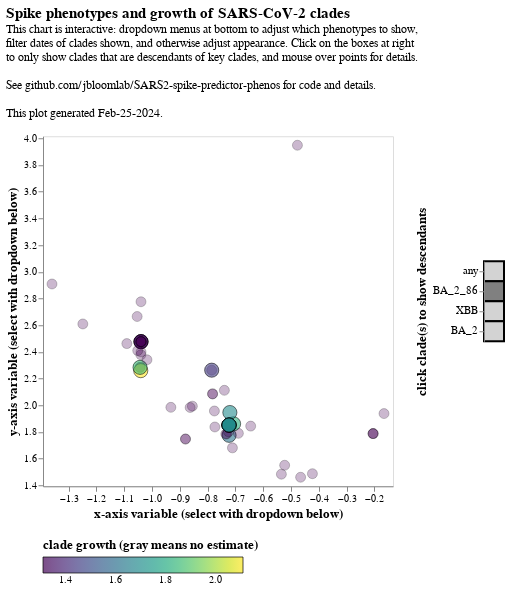

The cell this chart's notebook holds for it:
### Markdown cell above
Now make the interactive chart:

### Code cell
# https://stackoverflow.com/questions/70937066/make-dropdown-selection-responsive-for-y-axis-altair-python
xaxis_param = alt.param(
    value=pheno_cols[0],
    bind=alt.binding_select(
        options=pheno_cols,
        name="x-axis variable",
    ),
)
yaxis_param = alt.param(
    value=pheno_cols[1],
    bind=alt.binding_select(
        options=pheno_cols,
        name="y-axis variable",
    ),
)

no_growth_point_size = alt.param(
    value=50,
    bind=alt.binding_range(
        min=0,
        max=100,
        name="size of points for clades without growth estimate",
    ),
)

earliest_date = alt.param(
    # initial value shows clades designated in last 1.5 year
    value=round(dt_to_dec(pd.to_datetime(datetime.date.today())), 2) - 1.5,
    bind=alt.binding_range(
        min=round(clade_phenos_alt_df["date"].min(), 2) - 0.01,
        max=round(clade_phenos_alt_df["date"].max(), 2) + 0.01,
        name="only show clades designated after this date",
    ),
)

# make chart to select descendants
classify_descendant_cols = ["descendant of any"] + [
    col for col in clade_phenos_alt_df.columns if col.startswith("descendant of")
]
assert len(classify_descendant_cols) == len(config["classify_descendants_of"]) + 1

select_descendants_of = alt.selection_point(
    fields=["descendant_of"],
    value=classify_descendant_cols[1],
    toggle="true",
)

descendants_of_chart = (
    alt.Chart(pd.DataFrame({"descendant_of": classify_descendant_cols}))
    .add_params(select_descendants_of)
    .encode(
        alt.Y(
            "descendant_of",
            sort=classify_descendant_cols,
            axis=alt.Axis(labelExpr="split(datum.label, ' ')[2]", labelFontSize=11),
            title="click clade(s) to show descendants",
        ),
        fill=alt.condition(select_descendants_of, alt.value("gray"), alt.value("lightgray")),
    )
    .mark_rect(stroke="black", strokeWidth=2)
)

select_clade = alt.selection_point(on="mouseover", fields=["clade"], empty=False)

scatter_chart = (
    alt.Chart(clade_phenos_alt_df.assign(**{"descendant of any": True}))
    .add_params(xaxis_param, yaxis_param, earliest_date, no_growth_point_size, select_clade)
    .transform_filter(alt.expr.isValid(alt.datum["clade growth"]) | (no_growth_point_size > 0))
    .transform_filter(alt.datum["date"] >= earliest_date)
    .transform_fold(classify_descendant_cols, ["descendant_of", "is_descendant"])
    .transform_filter(select_descendants_of)
    .transform_aggregate(
        is_descendant="sum(is_descendant)",
        groupby=[c for c in clade_phenos_alt_df.columns if c not in classify_descendant_cols],
    )
    .transform_filter(alt.datum["is_descendant"] > 0)
    .transform_calculate(
        x=f"datum[{xaxis_param.name}]",
        y=f"datum[{yaxis_param.name}]",
        point_size=alt.expr.if_(
            alt.expr.isValid(alt.datum["clade growth"]),
            100,
            no_growth_point_size,
        ),
    )
    .encode(
        alt.X(
            "x:Q",
            title="x-axis variable (select with dropdown below)",
            scale=alt.Scale(nice=False, zero=False, padding=9),
        ),
        alt.Y(
            "y:Q",
            title="y-axis variable (select with dropdown below)",
            scale=alt.Scale(nice=False, zero=False, padding=9),
        ),
        # show clades with / without growth estimates differently:
        # https://stackoverflow.com/a/73063556
        fill=alt.condition(
            alt.expr.isValid(alt.datum["clade growth"]),
            alt.Fill(
                "clade growth:Q",
                scale=alt.Scale(scheme="viridis"),
                title="clade growth (gray means no estimate)",
                legend=alt.Legend(
                    orient="bottom",
                    titleLimit=500,
                    titleFontSize=13,
                    gradientStrokeColor="black",
                    gradientStrokeWidth=1,
                ),
            ),
            alt.value("gray"),
        ),
        size=alt.Size("point_size:Q", legend=None, scale=alt.Scale(range=[0, 200])),
        fillOpacity=alt.Opacity("point_size:Q", legend=None, scale=alt.Scale(range=[0.4, 0.85])),
        strokeOpacity=alt.condition(
            select_clade,
            alt.value(1),
            alt.Opacity("point_size:Q", legend=None, scale=alt.Scale(range=[0.4, 1])),
        ),
        stroke=alt.condition(select_clade, alt.value("red"), alt.value("black")),
        strokeWidth=alt.condition(select_clade, alt.value(2), alt.value(0.75)),
        tooltip=[
            "clade",
            alt.Tooltip("date", format=".2f"),
            "clade growth HDI 95",
        ],
    )
    .mark_circle(size=50, invalid=None)
    .interactive()
    .properties(width=350, height=350)
)

chart = (
    alt.hconcat(scatter_chart, descendants_of_chart, center=True)
    .configure_axis(grid=False, titleFontSize=13)
    .properties(
        title=alt.TitleParams(
            "Spike phenotypes and growth of SARS-CoV-2 clades",
            subtitle=[
                "This chart is interactive: dropdown menus at bottom to adjust which phenotypes to show,",
                "filter dates of clades shown, and otherwise adjust appearance. Click on the boxes at right",
                "to only show clades that are descendants of key clades, and mouse over points for details.",
                "",
                "See github.com/jbloomlab/SARS2-spike-predictor-phenos for code and details.",
                "",
                f"This plot generated {datetime.date.today().strftime('%b-%d-%Y')}.",
            ],
            fontSize=15,
            dy=-10
        )
    )
)

chart

### Figure 1 — Vega-Lite specification as saved in the notebook (floating-point values rounded to 4 significant figures; data arrays with more than 128 entries replaced by an {"elided": "..."} marker saying what was removed)
{"config": {"view": {"continuousWidth": 300, "continuousHeight": 300}, "axis": {"grid": false, "titleFontSize": 13}}, "hconcat": [{"data": {"name": "data-d604442cd6d29db02b0e710645397828"}, "mark": {"type": "circle", "invalid": null, "size": 50}, "encoding": {"fill": {"condition": {"test": "isValid(datum['clade growth'])", "field": "clade growth", "legend": {"gradientStrokeColor": "black", "gradientStrokeWidth": 1, "orient": "bottom", "titleFontSize": 13, "titleLimit": 500}, "scale": {"scheme": "viridis"}, "title": "clade growth (gray means no estimate)", "type": "quantitative"}, "value": "gray"}, "fillOpacity": {"field": "point_size", "legend": null, "scale": {"range": [0.4, 0.85]}, "type": "quantitative"}, "size": {"field": "point_size", "legend": null, "scale": {"range": [0, 200]}, "type": "quantitative"}, "stroke": {"condition": {"param": "param_6", "value": "red", "empty": false}, "value": "black"}, "strokeOpacity": {"condition": {"param": "param_6", "empty": false, "value": 1}, "field": "point_size", "legend": null, "scale": {"range": [0.4, 1]}, "type": "quantitative"}, "strokeWidth": {"condition": {"param": "param_6", "value": 2, "empty": false}, "value": 0.75}, "tooltip": [{"field": "clade", "type": "nominal"}, {"field": "date", "format": ".2f", "type": "quantitative"}, {"field": "clade growth HDI 95", "type": "nominal"}], "x": {"field": "x", "scale": {"nice": false, "padding": 9, "zero": false}, "title": "x-axis variable (select with dropdown below)", "type": "quantitative"}, "y": {"field": "y", "scale": {"nice": false, "padding": 9, "zero": false}, "title": "y-axis variable (select with dropdown below)", "type": "quantitative"}}, "height": 350, "name": "view_1", "transform": [{"filter": "(isValid(datum['clade growth']) || (param_3 > 0))"}, {"filter": "(datum['date'] >= param_4)"}, {"fold": ["descendant of any", "descendant of BA_2_86", "descendant of XBB", "descendant of BA_2"], "as": ["descendant_of", "is_descendant"]}, {"filter": {"param": "param_5"}}, {"aggregate": [{"op": "sum", "field": "is_descendant", "as": "is_descendant"}], "groupby": ["clade", "date", "parent", "clade growth", "clade growth HDI 95", "spike pseudovirus DMS human sera escape relative to XBB_1_5", "spike pseudovirus DMS ACE2 binding relative to XBB_1_5", "spike pseudovirus DMS spike mediated entry relative to XBB_1_5", "RBD yeast-display DMS ACE2 affinity relative to XBB_1_5", "RBD yeast-display DMS RBD expression relative to XBB_1_5", "RBD yeast-display DMS escape relative to XBB_1_5", "EVEscape relative to XBB_1_5", "Hamming distance relative to XBB_1_5"]}, {"filter": "(datum['is_descendant'] > 0)"}, {"calculate": "datum[param_1]", "as": "x"}, {"calculate": "datum[param_2]", "as": "y"}, {"calculate": "if(isValid(datum['clade growth']),100,param_3)", "as": "point_size"}], "width": 350}, {"data": {"name": "data-12824bde6bd1d19dcf3062067bd4ab83"}, "mark": {"type": "rect", "stroke": "black", "strokeWidth": 2}, "encoding": {"fill": {"condition": {"param": "param_5", "value": "gray"}, "value": "lightgray"}, "y": {"axis": {"labelExpr": "split(datum.label, ' ')[2]", "labelFontSize": 11}, "field": "descendant_of", "sort": ["descendant of any", "descendant of BA_2_86", "descendant of XBB", "descendant of BA_2"], "title": "click clade(s) to show descendants", "type": "nominal"}}, "name": "view_2"}], "center": true, "params": [{"name": "param_1", "bind": {"input": "select", "options": ["spike pseudovirus DMS human sera escape relative to XBB_1_5", "spike pseudovirus DMS ACE2 binding relative to XBB_1_5", "spike pseudovirus DMS spike mediated entry relative to XBB_1_5", "RBD yeast-display DMS ACE2 affinity relative to XBB_1_5", "RBD yeast-display DMS RBD expression relative to XBB_1_5", "RBD yeast-display DMS escape relative to XBB_1_5", "EVEscape relative to XBB_1_5", "Hamming distance relative to XBB_1_5"], "name": "x-axis variable"}, "value": "spike pseudovirus DMS human sera escape relative to XBB_1_5"}, {"name": "param_2", "bind": {"input": "select", "options": ["spike pseudovirus DMS human sera escape relative to XBB_1_5", "spike pseudovirus DMS ACE2 binding relative to XBB_1_5", "spike pseudovirus DMS spike mediated entry relative to XBB_1_5", "RBD yeast-display DMS ACE2 affinity relative to XBB_1_5", "RBD yeast-display DMS RBD expression relative to XBB_1_5", "RBD yeast-display DMS escape relative to XBB_1_5", "EVEscape relative to XBB_1_5", "Hamming distance relative to XBB_1_5"], "name": "y-axis variable"}, "value": "spike pseudovirus DMS ACE2 binding relative to XBB_1_5"}, {"name": "param_4", "bind": {"input": "range", "max": 2024.0, "min": 2021.0, "name": "only show clades designated after this date"}, "value": 2023.0}, {"name": "param_3", "bind": {"input": "range", "max": 100, "min": 0, "name": "size of points for clades without growth estimate"}, "value": 50}, {"name": "param_6", "select": {"type": "point", "fields": ["clade"], "on": "mouseover"}, "views": ["view_1"]}, {"name": "param_7", "select": {"type": "interval", "encodings": ["x", "y"]}, "bind": "scales", "views": ["view_1"]}, {"name": "param_5", "select": {"type": "point", "fields": ["descendant_of"], "toggle": "true"}, "value": "descendant of BA_2_86", "views": ["view_2"]}], "title": {"text": "Spike phenotypes and growth of SARS-CoV-2 clades", "dy": -10, "fontSize": 15, "subtitle": ["This chart is interactive: dropdown menus at bottom to adjust which phenotypes to show,", "filter dates of clades shown, and otherwise adjust appearance. Click on the boxes at right", "to only show clades that are descendants of key clades, and mouse over points for details.", "", "See github.com/jbloomlab/SARS2-spike-predictor-phenos for code and details.", "", "This plot generated Feb-25-2024."]}, "$schema": "https://vega.github.io/schema/vega-lite/v5.16.3.json", "datasets": {"data-d604442cd6d29db02b0e710645397828": {"elided": "3044 records"}, "data-12824bde6bd1d19dcf3062067bd4ab83": [{"descendant_of": "descendant of any"}, {"descendant_of": "descendant of BA_2_86"}, {"descendant_of": "descendant of XBB"}, {"descendant_of": "descendant of BA_2"}]}}
